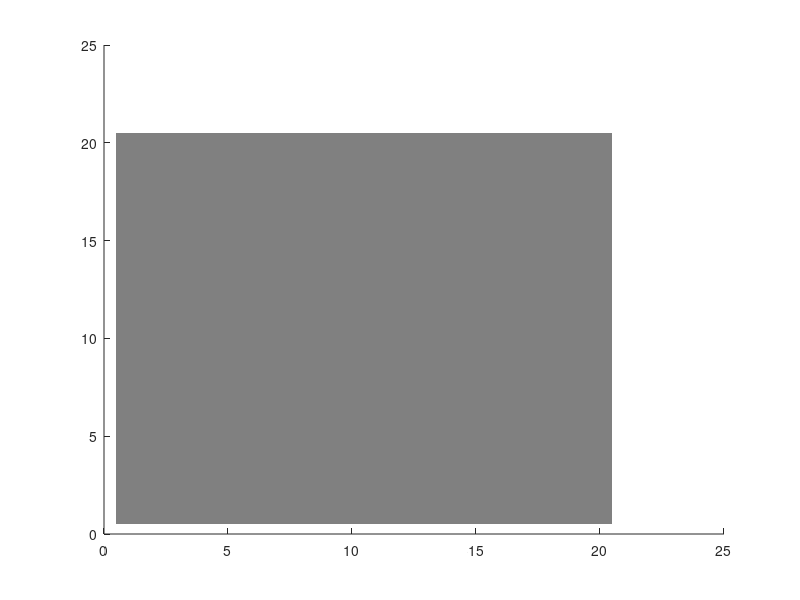

Reproduce this figure in MATLAB.
function intensity = inputImg()
close all;
[x,y] = ginput;
hold on;

points = [x'; y'];

i = [0.025:0.05:0.975];
j = [0.025:0.05:0.975];

ij = zeros(2,length(i)*length(i));

intensity = zeros(20,20);

for k = 1:length(i)
  for l = 1:length(j)
    ij(:,20*k+l) = [i(k); j(l)];
  end
end

ij = ij(:,21:end);
for m = 1:length(points)
  for n = 1:length(ij)
    if distance(points(1,m),points(2,m),ij(1,n),ij(2,n)) < .09
	  [xpt,ypt] = dec2pts(n);
	  intensity(xpt,ypt) = 125;
	end
	
  end	
end

for m = 1:length(points)
  for n = 1:length(ij)
    if distance(points(1,m),points(2,m),ij(1,n),ij(2,n)) < .075
	  [xpt,ypt] = dec2pts(n);
	  intensity(xpt,ypt) = 255;
	end
  end	
end
intensity = intensity';
map = [1 1 1;1 1 1; .5 .5 .5;0.5 0.5 0.5;0 0 0];
colormap(map)

h = imagesc(intensity, [-1 1]);
save "numimg.mat" intensity
end